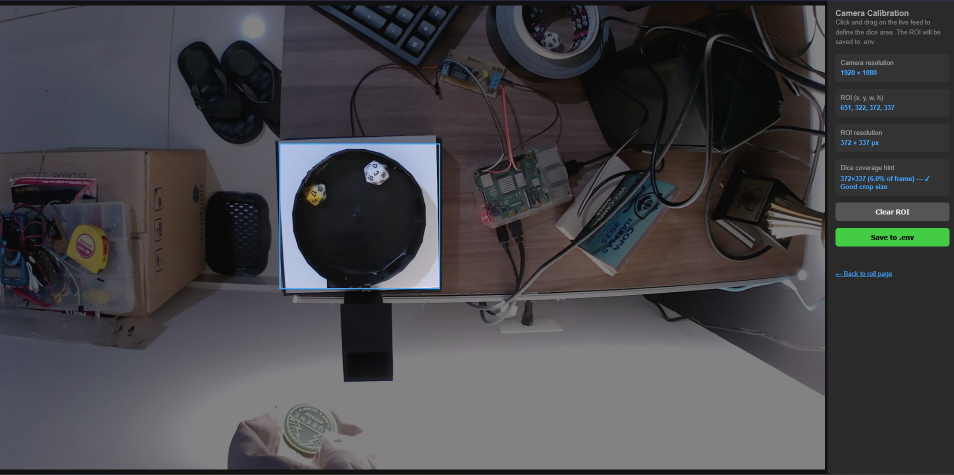
#> input picture image.png, 1907 x 950 px, given in place of the camera (shown at 1/2 size)
$ python collect_training_data.py
#> lines starting #> are read from the running program, lines starting #| are printed output that depends on the picture
### dice.py
import concurrent.futures
import random
from io import BytesIO
from PIL import Image
import cv2
import numpy as np
import os
import RPi.GPIO as GPIO
import time
from dotenv import load_dotenv

load_dotenv()


def _parse_roi():
    raw = os.getenv("CAMERA_ROI", "").strip()
    if not raw:
        return None
    try:
        x, y, w, h = [int(v) for v in raw.split(",")]
        return (x, y, w, h)
    except ValueError:
        print(f"WARNING: Invalid CAMERA_ROI value '{raw}', ignoring.")
        return None


CAMERA_ROI = _parse_roi()

# ---------------------------------------------------------------------------
# Persistent camera — opened once, reused across rolls to eliminate the
# ~500–1000ms VideoCapture(0) init cost that happened on every roll.
# ---------------------------------------------------------------------------
_cap = None


# [30 lines left out: functions _get_cap, release_camera, not called in this run]


def _apply_roi(frame):
    if CAMERA_ROI is None:
        return frame
    x, y, w, h = CAMERA_ROI
    return frame[y:y+h, x:x+w]


def hardware_activation():
    pin = 6  # GPIO 6

    GPIO.setmode(GPIO.BCM)
    GPIO.setup(pin, GPIO.OUT)
    try:
        # Shake pattern: rapid pulses to agitate the dice
        GPIO.output(pin, GPIO.HIGH)
        time.sleep(0.1)
        GPIO.output(pin, GPIO.LOW)
        time.sleep(0.3)

        # Final push: random duration so dice lands differently each roll
        roll_for = random.uniform(0.2, 0.4)
        GPIO.output(pin, GPIO.HIGH)
        print(f"GPIO {pin} rolling for {roll_for:.2f}s")
        time.sleep(roll_for)
        GPIO.output(pin, GPIO.LOW)
    finally:
        GPIO.cleanup()


# [111 lines left out: functions process_frames, generate_gif_from_images, roll_dice, not called in this run]


# [5 lines that do not run on import are left out]

### scripts/collect_training_data.py
"""
Auto-roll collection script for training data.

Usage:
    python3 scripts/collect_training_data.py --count 80

Rolls the dice N times, saves each captured frame to to_label/.
No delay between rolls — moves immediately when motion stops.
Then label them at http://<pi-ip>:5000/label
"""

import argparse
import os
import sys
import time
import uuid

import cv2
import numpy as np

sys.path.insert(0, os.path.dirname(os.path.dirname(os.path.abspath(__file__))))
from dice import hardware_activation, _apply_roi, CAMERA_ROI

OUTPUT_DIR = "to_label"


def capture_after_roll():
    cap = cv2.VideoCapture(0)
    cap.set(cv2.CAP_PROP_FOURCC, cv2.VideoWriter_fourcc(*'MJPG'))
    cap.set(cv2.CAP_PROP_FRAME_WIDTH, 1920)
    cap.set(cv2.CAP_PROP_FRAME_HEIGHT, 1080)

    for _ in range(5):
        cap.read()
#> this loop made 5 passes
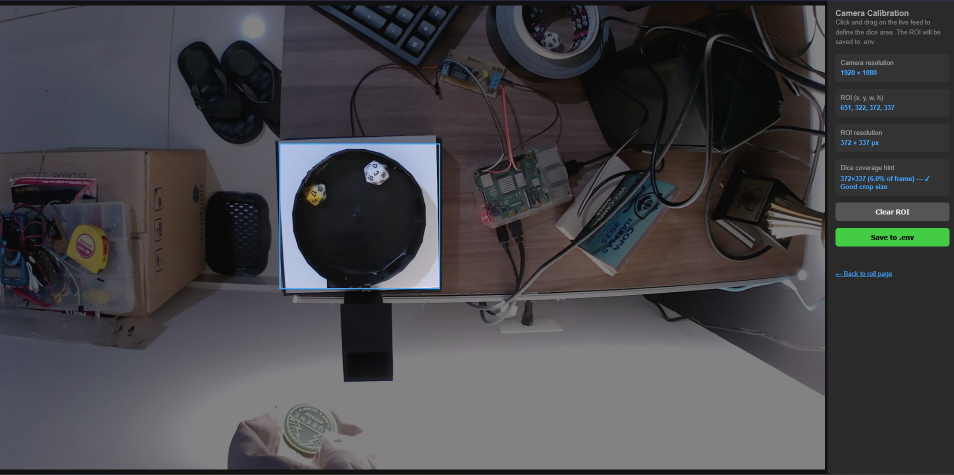
#> input picture image.png, 1907 x 950 px, given in place of the camera (shown at 1/2 size)

    # Auto-calibrate noise floor before rolling
    last_gray = None
    baseline_scores = []
    for _ in range(10):
        ret, frame = cap.read()
        if not ret:
            continue
        small = cv2.resize(_apply_roi(frame), (480, 270), interpolation=cv2.INTER_AREA)
        gray = cv2.cvtColor(small, cv2.COLOR_BGR2GRAY)
        if last_gray is not None:
            baseline_scores.append(np.mean(cv2.absdiff(gray, last_gray)))
        last_gray = gray
#> this loop made 10 passes
#> pass 1, in capture_after_roll, `small = cv2.resize(_apply_roi(frame), (480, 270), interpolation=cv2.IN..`:
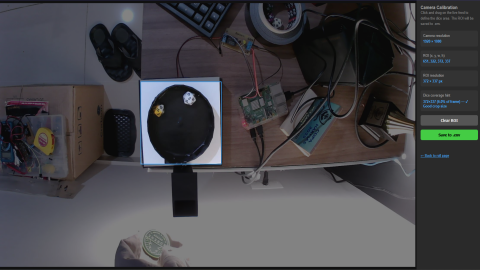
#> small: shape (270, 480, 3); mean B, G, R 71.4, 68.3, 69.1
#> pass 1, in capture_after_roll, `gray = cv2.cvtColor(small, cv2.COLOR_BGR2GRAY)`:
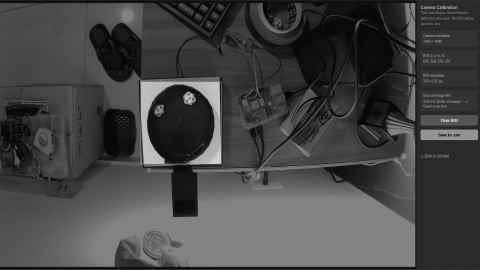
#> gray: shape (270, 480); min 8, max 220, mean 68.9
#> frame is the input picture: shape (950, 1907, 3); mean B, G, R 71.4, 68.3, 69.1
#> after the loop, baseline_scores = [0, 0, 0, 0, 0, 0, 0, 0, 0]

    noise_floor = np.mean(baseline_scores) if baseline_scores else 1.0
#> noise_floor = 0
    motion_threshold = max(noise_floor * 3, noise_floor + 2.0)
#> motion_threshold = 2
    last_gray = None

    hardware_activation()

    frames_since_last_motion = 0
    detection_frame = None

    while True:
        ret, frame = cap.read()
        if not ret:
            continue

        frame = _apply_roi(frame)
        small = cv2.resize(frame, (480, 270), interpolation=cv2.INTER_AREA)
        gray = cv2.cvtColor(small, cv2.COLOR_BGR2GRAY)

        if last_gray is not None:
            diff = cv2.absdiff(gray, last_gray)
            if np.mean(diff) > motion_threshold:
                frames_since_last_motion = 0
            else:
                frames_since_last_motion += 1

            detection_frame = frame.copy()

            if frames_since_last_motion >= 10:
                break

        last_gray = gray

    cap.release()
    return detection_frame


def main():
    parser = argparse.ArgumentParser()
    parser.add_argument('--count', type=int, default=80, help='Number of rolls to collect')
    args = parser.parse_args()

    os.makedirs(OUTPUT_DIR, exist_ok=True)

    print(f"Collecting {args.count} rolls into '{OUTPUT_DIR}/'")
    print("Press Ctrl+C to stop early.\n")

    for i in range(args.count):
        print(f"Roll {i+1}/{args.count}...", end=" ", flush=True)
        frame = capture_after_roll()

        filename = f"roll_{i+1:04d}_{uuid.uuid4().hex[:6]}.jpg"
        cv2.imwrite(os.path.join(OUTPUT_DIR, filename), frame)
        print(f"saved {filename}")

    print(f"\nDone. {args.count} images saved to '{OUTPUT_DIR}/'")
    print(f"Label them at http://<pi-ip>:5000/label")


if __name__ == "__main__":
    main()
